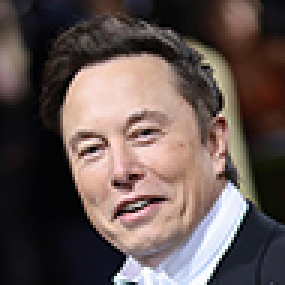
#> input picture reEngineering/95x95-image.png, 95 x 95 px (shown 3 times larger)
$ jupyter execute --allow-errors haar-features.ipynb
#> lines starting #> are read from the running program, lines starting #| are printed output that depends on the picture
### Libraries
We will use Open-CV for reading the image, pandas to display the data as DataFrames, numpy for the array capabilities and matPlotLib for displaying the images and plotting graphs

##### Data Frames
We can better visualize out data using pandas library to view the array as a table each would represent a pixel value

##### Numpy
Numpy allows for faster array processing than the python built in data types because it uses C/C++ under the hood

##### Matplotlib
This is the standard library for data visualization and plotting, it also has support for plotting images which we will use

##### Open-CV
This libraries was developed by Intel in 1999 for image processing and manipulation in 2012 the library was taken over by a non-profit open-cv.org, it is wirtten in C++ and there is a language binding for python. Keynote this library uses BGR (Blue, Green, Red) instead iof the conventional RGB (Red, Green, Blue).

[cell 1]
import cv2
import pandas as pd
import numpy as np
import matplotlib.pyplot as plt

Open the image with open-cv and plot with matplotlib, the image is a pixelated version of a larger image this is done to speed up and simplify the process this code is just for demonstration purpose

[cell 2]
IMG_PATH = '95x95-image.png'
img = cv2.imread(IMG_PATH)  # Reading the Image
#> img is the input picture: shape (95, 95, 3); mean B, G, R 81, 84.3, 99.1

img_RGB = cv2.cvtColor(img, cv2.COLOR_BGR2RGB)
plt.imshow(img_RGB)

In Our Image we have a (95, 95, 3) array the first two values represent the dimensions (width and height) of the image, the third value represent the number of the channel in the images which is 3 as expected Our image should to converted into a single channel image (Gray-scale image)

[cell 3]
print(img.shape)  # Original image
#| (95, 95, 3)

##### Gray Scale
We can get the gray scale version of the image programmatically or use the open-cv built in function which is more accurate, to increase the accuracy of our code we should consider adjusting the gamma value for our example we are ignoring it (gamma = 1)

[cell 4]
# Simple Algo
gray_img = img[:,:,0]*0.114 + img[:,:,0]*0.587 + img[:,:,0]*0.299
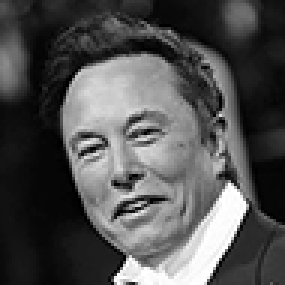
#> gray_img: shape (95, 95) float64 (shown 3 times larger); min 0, max 255, mean 81
#> (the rest of this cell did not finish here and is left out)

[cell 5]
# Open CV Algo
gray_img = cv2.cvtColor(img, cv2.COLOR_BGR2GRAY)
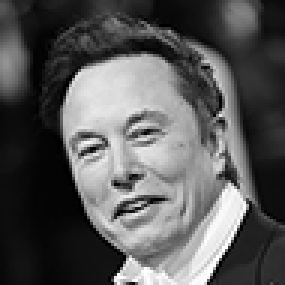
#> gray_img: shape (95, 95) (shown 3 times larger); min 0, max 255, mean 88.3
#> (the rest of this cell did not finish here and is left out)

##### Integral Images

Take note that the numeric representation is int 32 to avoid overflow when later we do arythmic operations the default value is int8 as the pixel values only goes up to 255 this is a conscious decision by cv2 lib but we will need a larger range

2^8 = 256
0 -> 255

2^32 = 4_294_967_296
0 -> 4_294_967_295

[cell 6]
integral_img = gray_img.astype('int32')

Summing all the rows

[cell 7]
for i in range(gray_img.shape[0]):
    if i == 0:
        integral_img[i] = gray_img[i]
    else:
        integral_img[i] = gray_img[i] + integral_img[i-1]  # Columns
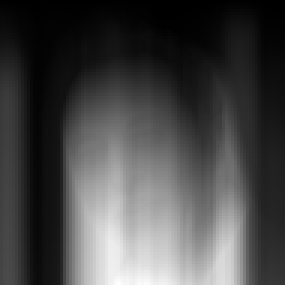
#> integral_img: shape (95, 95) int32 (shown 3 times larger); min 8, max 14070, mean 3973.9; drawn with min black and max white

#> (the rest of this cell did not finish here and is left out)

summing all the columns

[cell 8]
for i in range(gray_img.shape[1]):
    if i == 0:
        continue
    else:
        integral_img[:,i] = integral_img[:,i] + integral_img[ :,i-1]  # Columns
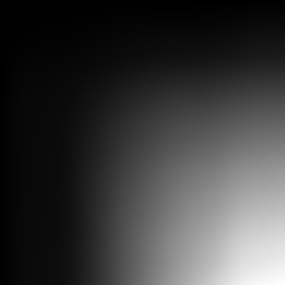
#> integral_img: shape (95, 95) int32 (shown 3 times larger); min 71, max 797003, mean 183854.7; drawn with min black and max white

#> (the rest of this cell did not finish here and is left out)

### Haar Feature
We can use a 5 by 5 array but note that the size would change over each step

[cell 9]
haar_ft_1 = np.zeros((5, 5), dtype=np.int32)
haar_ft_2 = np.ones((5, 5), dtype=np.int32)

haar_ft = np.concatenate((haar_ft_1, haar_ft_2), axis=1)
#> (the rest of this cell did not finish here and is left out)

##### Calc values using regular images

[cell 10]
black_value = 0
white_value = 0

for i in range(haar_ft.shape[0]):
    for j in range(haar_ft.shape[1]):
        if haar_ft[i][j] == 0:
            black_value += gray_img[i][j]
        elif haar_ft[i][j] == 1:
            white_value += gray_img[i][j]
#> after the loop, black_value = 1710; white_value = 905

print(f"black_value: {black_value}\nWhite_value: {white_value}")
#| black_value: 1710
#| White_value: 905
print(f"the difference in brightness is {abs(black_value-white_value)}")
#| the difference in brightness is 805

##### Calc values using Integral images
We only need for operation per region

[cell 11]
w, h = haar_ft_1.shape[0] - 1, haar_ft_1.shape[1] - 1
slider_x, slider_y = w, h

if w == slider_x and h == slider_y:
    black_value = integral_img[slider_x, slider_y]
elif h == slider_y:
    black_value = integral_img[slider_x, slider_y] - integral_img[slider_x, slider_y - h - 1]
elif w == slider_x:
    black_value = integral_img[slider_x, slider_y] - integral_img[slider_x - w - 1, slider_y]
else:
    black_value = integral_img[slider_x + w, slider_y + h] \
                - integral_img[slider_x + w, slider_y - h -1] \
                - integral_img[slider_x - w -1, slider_y + h] \
                + integral_img[slider_x - w -1, slider_y - h -1]

print(f"black_value: {black_value}")
#| black_value: 1710
